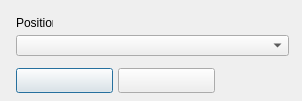
<?xml version="1.0" encoding="UTF-8"?>
<ui version="4.0">
  <class>CheatDBInternalPrivateerPositionForm</class>
  <widget class="QDialog" name="CheatDBInternalPrivateerPositionForm">
    <property name="geometry"><rect><x>0</x><y>0</y><width>302</width><height>101</height></rect></property>
    <property name="windowTitle"><string>Privateer position</string></property>
    <property name="vclBorderStyle" stdset="0"><string notr="true">bsDialog</string></property>
    <property name="vclPosition" stdset="0"><string notr="true">poOwnerFormCenter</string></property>
    <property name="vclDesignWidth" stdset="0"><number>302</number></property>
    <property name="vclDesignHeight" stdset="0"><number>101</number></property>
    <widget class="QLabel" name="PositionLabel">
      <property name="geometry"><rect><x>16</x><y>16</y><width>37</width><height>13</height></rect></property>
      <property name="text"><string>Position</string></property>
      <property name="textFormat"><enum>Qt::PlainText</enum></property>
      <property name="alignment"><set>Qt::AlignLeft|Qt::AlignTop</set></property>
      <property name="vclAutoSize" stdset="0"><bool>true</bool></property>
    </widget>
    <widget class="QComboBox" name="PositionComboBox">
      <property name="geometry"><rect><x>16</x><y>35</y><width>273</width><height>21</height></rect></property>
      <property name="vclAnchors" stdset="0"><string notr="true">akLeft,akTop,akRight</string></property>
      <property name="editable"><bool>false</bool></property>
      <property name="maxVisibleItems"><number>8</number></property>
    </widget>
    <widget class="QPushButton" name="OKButton">
      <property name="geometry"><rect><x>16</x><y>68</y><width>97</width><height>25</height></rect></property>
      <property name="vclAnchors" stdset="0"><string notr="true">akLeft,akBottom</string></property>
      <property name="text"><string></string></property>
      <property name="autoDefault"><bool>false</bool></property>
      <property name="vclKind" stdset="0"><string notr="true">bkOK</string></property>
      <property name="default"><bool>true</bool></property>
      <property name="vclModalResult" stdset="0"><string notr="true">mrOk</string></property>
    </widget>
    <widget class="QPushButton" name="CancelButton">
      <property name="geometry"><rect><x>118</x><y>68</y><width>97</width><height>25</height></rect></property>
      <property name="vclAnchors" stdset="0"><string notr="true">akLeft,akBottom</string></property>
      <property name="text"><string></string></property>
      <property name="autoDefault"><bool>false</bool></property>
      <property name="vclKind" stdset="0"><string notr="true">bkCancel</string></property>
      <property name="vclCancel" stdset="0"><bool>true</bool></property>
      <property name="vclModalResult" stdset="0"><string notr="true">mrCancel</string></property>
    </widget>
  </widget>
  <tabstops>
    <tabstop>PositionComboBox</tabstop>
    <tabstop>OKButton</tabstop>
    <tabstop>CancelButton</tabstop>
  </tabstops>
  <resources><include location="../../resources/dfend.qrc"/></resources>
  <connections/>
</ui>
